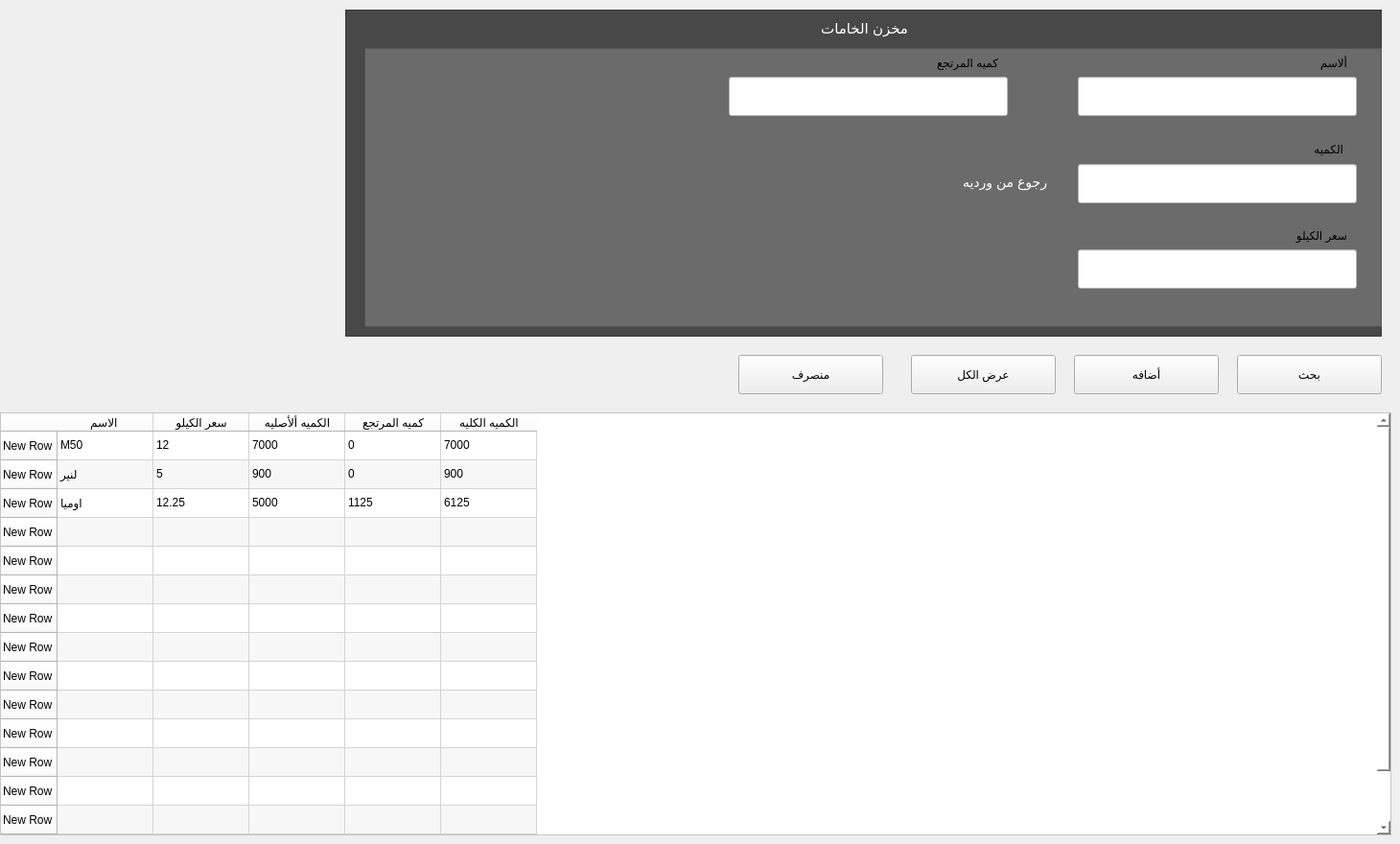
     <widget class="QWidget" name="tab_12">
      <attribute name="title">
       <string>المخزن</string>
      </attribute>
      <widget class="QPushButton" name="subscription_men_search_btn_9">
       <property name="geometry">
        <rect>
         <x>1290</x>
         <y>370</y>
         <width>151</width>
         <height>41</height>
        </rect>
       </property>
       <property name="styleSheet">
        <string notr="true">
.QPushButton:hover {
	background:linear-gradient(to bottom, #ccc2a6 5%, #eae0c2 100%);
	
	color: rgb(0, 0, 0);
		
	background-color: rgb(255, 255, 255);
	border-color: rgb(38, 38, 38);

}
.QPushButton:active {
	position:relative;
	top:1px;
}</string>
       </property>
       <property name="text">
        <string>بحث</string>
       </property>
      </widget>
      <widget class="QPushButton" name="subscription_men_sahowall_btn_11">
       <property name="geometry">
        <rect>
         <x>950</x>
         <y>370</y>
         <width>151</width>
         <height>41</height>
        </rect>
       </property>
       <property name="styleSheet">
        <string notr="true">.QPushButton:hover {
	background:linear-gradient(to bottom, #ccc2a6 5%, #eae0c2 100%);
	
	color: rgb(0, 0, 0);
		
	background-color: rgb(255, 255, 255);
	border-color: rgb(38, 38, 38);

}
.QPushButton:active {
	position:relative;
	top:1px;
}</string>
       </property>
       <property name="text">
        <string>عرض الكل</string>
       </property>
      </widget>
      <widget class="QPushButton" name="subscription_men_add_btn_9">
       <property name="geometry">
        <rect>
         <x>1120</x>
         <y>370</y>
         <width>151</width>
         <height>41</height>
        </rect>
       </property>
       <property name="styleSheet">
        <string notr="true">.QPushButton:hover {
	background:linear-gradient(to bottom, #ccc2a6 5%, #eae0c2 100%);
	
	color: rgb(0, 0, 0);
		
	background-color: rgb(255, 255, 255);
	border-color: rgb(0, 0, 0);

}
.QPushButton:active {
	position:relative;
	top:1px;
}</string>
       </property>
       <property name="text">
        <string>أضافه</string>
       </property>
      </widget>
      <widget class="QTableWidget" name="tableWidget_6">
       <property name="geometry">
        <rect>
         <x>0</x>
         <y>430</y>
         <width>1451</width>
         <height>441</height>
        </rect>
       </property>
       <property name="styleSheet">
        <string notr="true">background-color: rgb(255, 255, 255);</string>
       </property>
       <property name="alternatingRowColors">
        <bool>true</bool>
       </property>
       <property name="horizontalScrollMode">
        <enum>QAbstractItemView::ScrollPerPixel</enum>
       </property>
       <property name="showGrid">
        <bool>true</bool>
       </property>
       <property name="gridStyle">
        <enum>Qt::CustomDashLine</enum>
       </property>
       <property name="sortingEnabled">
        <bool>true</bool>
       </property>
       <property name="wordWrap">
        <bool>true</bool>
       </property>
       <row>
        <property name="text">
         <string>New Row</string>
        </property>
       </row>
       <row>
        <property name="text">
         <string>New Row</string>
        </property>
       </row>
       <row>
        <property name="text">
         <string>New Row</string>
        </property>
       </row>
       <row>
        <property name="text">
         <string>New Row</string>
        </property>
       </row>
       <row>
        <property name="text">
         <string>New Row</string>
        </property>
       </row>
       <row>
        <property name="text">
         <string>New Row</string>
        </property>
       </row>
       <row>
        <property name="text">
         <string>New Row</string>
        </property>
       </row>
       <row>
        <property name="text">
         <string>New Row</string>
        </property>
       </row>
       <row>
        <property name="text">
         <string>New Row</string>
        </property>
       </row>
       <row>
        <property name="text">
         <string>New Row</string>
        </property>
       </row>
       <row>
        <property name="text">
         <string>New Row</string>
        </property>
       </row>
       <row>
        <property name="text">
         <string>New Row</string>
        </property>
       </row>
       <row>
        <property name="text">
         <string>New Row</string>
        </property>
       </row>
       <row>
        <property name="text">
         <string>New Row</string>
        </property>
       </row>
       <row>
        <property name="text">
         <string>New Row</string>
        </property>
       </row>
       <row>
        <property name="text">
         <string>New Row</string>
        </property>
       </row>
       <column>
        <property name="text">
         <string>الاسم </string>
        </property>
       </column>
       <column>
        <property name="text">
         <string>سعر الكيلو</string>
        </property>
       </column>
       <column>
        <property name="text">
         <string>الكميه ألأصليه</string>
        </property>
       </column>
       <column>
        <property name="text">
         <string>كميه المرتجع</string>
        </property>
       </column>
       <column>
        <property name="text">
         <string>الكميه الكليه</string>
        </property>
       </column>
       <item row="0" column="0">
        <property name="text">
         <string>M50</string>
        </property>
       </item>
       <item row="0" column="1">
        <property name="text">
         <string>12</string>
        </property>
       </item>
       <item row="0" column="2">
        <property name="text">
         <string>7000</string>
        </property>
       </item>
       <item row="0" column="3">
        <property name="text">
         <string>0</string>
        </property>
       </item>
       <item row="0" column="4">
        <property name="text">
         <string>7000</string>
        </property>
       </item>
       <item row="1" column="0">
        <property name="text">
         <string>لنير</string>
        </property>
       </item>
       <item row="1" column="1">
        <property name="text">
         <string>5</string>
        </property>
       </item>
       <item row="1" column="2">
        <property name="text">
         <string>900</string>
        </property>
       </item>
       <item row="1" column="3">
        <property name="text">
         <string>0</string>
        </property>
       </item>
       <item row="1" column="4">
        <property name="text">
         <string>900</string>
        </property>
       </item>
       <item row="2" column="0">
        <property name="text">
         <string>اوميا</string>
        </property>
       </item>
       <item row="2" column="1">
        <property name="text">
         <string>12.25</string>
        </property>
       </item>
       <item row="2" column="2">
        <property name="text">
         <string>5000</string>
        </property>
       </item>
       <item row="2" column="3">
        <property name="text">
         <string>1125</string>
        </property>
       </item>
       <item row="2" column="4">
        <property name="text">
         <string>6125</string>
        </property>
       </item>
       <item row="3" column="0">
        <property name="text">
         <string/>
        </property>
       </item>
       <item row="3" column="1">
        <property name="text">
         <string/>
        </property>
       </item>
       <item row="3" column="2">
        <property name="text">
         <string/>
        </property>
       </item>
       <item row="3" column="3">
        <property name="text">
         <string/>
        </property>
       </item>
       <item row="4" column="0">
        <property name="text">
         <string/>
        </property>
       </item>
       <item row="4" column="1">
        <property name="text">
         <string/>
        </property>
       </item>
       <item row="4" column="2">
        <property name="text">
         <string/>
        </property>
       </item>
       <item row="4" column="3">
        <property name="text">
         <string/>
        </property>
       </item>
      </widget>
      <widget class="QGraphicsView" name="graphicsView_55">
       <property name="geometry">
        <rect>
         <x>360</x>
         <y>10</y>
         <width>1081</width>
         <height>341</height>
        </rect>
       </property>
       <property name="styleSheet">
        <string notr="true">background-color: rgb(72, 72, 72);
</string>
       </property>
      </widget>
      <widget class="QGraphicsView" name="graphicsView_56">
       <property name="geometry">
        <rect>
         <x>380</x>
         <y>50</y>
         <width>1061</width>
         <height>291</height>
        </rect>
       </property>
       <property name="styleSheet">
        <string notr="true">background-color: rgb(136, 136, 136);
background-color: rgb(107, 107, 107);</string>
       </property>
      </widget>
      <widget class="QLabel" name="label_169">
       <property name="geometry">
        <rect>
         <x>1354</x>
         <y>50</y>
         <width>51</width>
         <height>31</height>
        </rect>
       </property>
       <property name="styleSheet">
        <string notr="true">background-color: transparent;
</string>
       </property>
       <property name="text">
        <string>ألاسم</string>
       </property>
      </widget>
      <widget class="QLabel" name="label_95">
       <property name="geometry">
        <rect>
         <x>806</x>
         <y>20</y>
         <width>141</width>
         <height>20</height>
        </rect>
       </property>
       <property name="styleSheet">
        <string notr="true">background-color: transparent;
color: rgb(255, 255, 255);
font-size:15px;</string>
       </property>
       <property name="text">
        <string>مخزن الخامات </string>
       </property>
      </widget>
      <widget class="QLineEdit" name="subscription_men_paid_LINE_17">
       <property name="geometry">
        <rect>
         <x>760</x>
         <y>80</y>
         <width>291</width>
         <height>41</height>
        </rect>
       </property>
       <property name="styleSheet">
        <string notr="true">	background-color: rgb(255, 255, 255);
</string>
       </property>
       <property name="text">
        <string/>
       </property>
      </widget>
      <widget class="QLineEdit" name="subscription_tab_men_code_LINE_14">
       <property name="geometry">
        <rect>
         <x>1124</x>
         <y>80</y>
         <width>291</width>
         <height>41</height>
        </rect>
       </property>
       <property name="styleSheet">
        <string notr="true">background-color: rgb(255, 255, 255);</string>
       </property>
       <property name="text">
        <string/>
       </property>
      </widget>
      <widget class="QLineEdit" name="subscription_tab_men_code_LINE_13">
       <property name="geometry">
        <rect>
         <x>1124</x>
         <y>171</y>
         <width>291</width>
         <height>41</height>
        </rect>
       </property>
       <property name="styleSheet">
        <string notr="true">background-color: rgb(255, 255, 255);</string>
       </property>
       <property name="text">
        <string/>
       </property>
      </widget>
      <widget class="QLabel" name="label_171">
       <property name="geometry">
        <rect>
         <x>950</x>
         <y>50</y>
         <width>91</width>
         <height>31</height>
        </rect>
       </property>
       <property name="styleSheet">
        <string notr="true">background-color: transparent;
</string>
       </property>
       <property name="text">
        <string>كميه المرتجع</string>
       </property>
      </widget>
      <widget class="QLabel" name="label_168">
       <property name="geometry">
        <rect>
         <x>1314</x>
         <y>230</y>
         <width>91</width>
         <height>31</height>
        </rect>
       </property>
       <property name="styleSheet">
        <string notr="true">background-color: transparent;
</string>
       </property>
       <property name="text">
        <string>سعر الكيلو</string>
       </property>
      </widget>
      <widget class="QLineEdit" name="subscription_men_paid_LINE_16">
       <property name="geometry">
        <rect>
         <x>1124</x>
         <y>260</y>
         <width>291</width>
         <height>41</height>
        </rect>
       </property>
       <property name="styleSheet">
        <string notr="true">	background-color: rgb(255, 255, 255);
</string>
       </property>
       <property name="text">
        <string/>
       </property>
      </widget>
      <widget class="QLabel" name="label_170">
       <property name="geometry">
        <rect>
         <x>1340</x>
         <y>140</y>
         <width>61</width>
         <height>31</height>
        </rect>
       </property>
       <property name="styleSheet">
        <string notr="true">background-color: transparent;
</string>
       </property>
       <property name="text">
        <string>الكميه</string>
       </property>
      </widget>
      <widget class="QPushButton" name="subscription_men_sahowall_btn_14">
       <property name="geometry">
        <rect>
         <x>770</x>
         <y>370</y>
         <width>151</width>
         <height>41</height>
        </rect>
       </property>
       <property name="styleSheet">
        <string notr="true">.QPushButton:hover {
	background:linear-gradient(to bottom, #ccc2a6 5%, #eae0c2 100%);
	
	color: rgb(0, 0, 0);
		
	background-color: rgb(255, 255, 255);
	border-color: rgb(38, 38, 38);

}
.QPushButton:active {
	position:relative;
	top:1px;
}</string>
       </property>
       <property name="text">
        <string>منصرف</string>
       </property>
      </widget>
      <widget class="QCheckBox" name="checkBox_3">
       <property name="geometry">
        <rect>
         <x>950</x>
         <y>180</y>
         <width>161</width>
         <height>20</height>
        </rect>
       </property>
       <property name="layoutDirection">
        <enum>Qt::RightToLeft</enum>
       </property>
       <property name="styleSheet">
        <string notr="true">background-color: transparent;
color: rgb(255, 255, 255);
	font-size:14px;</string>
       </property>
       <property name="text">
        <string>رجوع من ورديه</string>
       </property>
      </widget>
     </widget>
